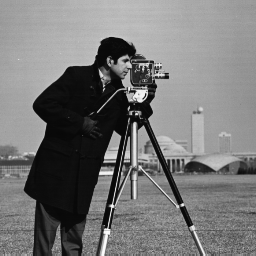
%> input picture Deepak Sir/Experiment 3/Frequency Domain Image Enhancement/cameraman.tif, 256 x 256 px
$ octave ILPF.m   (GNU Octave 9; MATLAB toolbox functions it lacks are replaced by stand-ins)
%> lines starting %> are read from the running program, lines starting %| are printed output that depends on the picture; in (x1, y1, x2, y2) boxes, pixels count from 0 and x2, y2 are one past the last pixel; in counts of white or black regions, pixels touching at a corner belong together; the program's own positions count from 1
% Clearing previous variables and command window
clear all;
clc;

% Read the input image
original_image = imread('cameraman.tif');
%> original_image is the input picture: size 256x256 uint8; min 7, max 253, mean 118.7
original_image = double(original_image);
%> original_image: size 256x256 double

% Get the size of the image
image_size = size(original_image);
%> image_size = [256 256]
N = image_size(1);
%> N = 256

% Prompt user to enter the cut-off frequency
cutoff_frequency = input('Enter the cut-off frequency: ');
%> the answer given: 3

% Initialize the filter H(u,v)
for u = 1:image_size(1)
    for v = 1:image_size(2)
        D = sqrt((u - (N/2))^2 + (v - (N/2))^2);
        % Define the ideal low pass filter
        if D < cutoff_frequency
            H(u,v) = 1;
        else
            H(u,v) = 0;
        end
    end
end
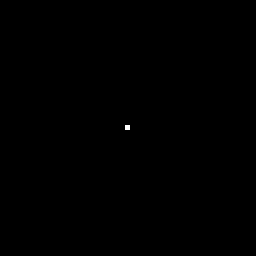
%> H: size 256x256 double; values 0 (black) and 1 (white), 0.04% white; 1 white region, box (x1, y1, x2, y2) and area: (125, 125, 130, 130) 25

% Perform FFT on the input image
fft_image = fft2(original_image);
fft_shifted_image = fftshift(fft_image);
% Apply the filter in the frequency domain
filtered_image_fft = fft_shifted_image .* H;
% Perform inverse FFT to get the filtered image
filtered_image = abs(ifft2(filtered_image_fft));
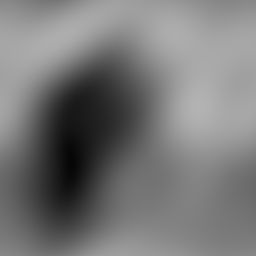
%> filtered_image: size 256x256 double; min 5.86, max 179, mean 119.9

% Displaying the original image, filter, frequency response, and filtered image
subplot(221)
imshow(uint8(original_image))
title('Original Image')
subplot(222)
imagesc(H), colormap(gray)
title('2-D Ideal Low Pass Filter')
subplot(223)
mesh(H)
title('Ideal Low Pass Filter Frequency Response')
subplot(224)
imshow(uint8(filtered_image))
title('Filtered Image')
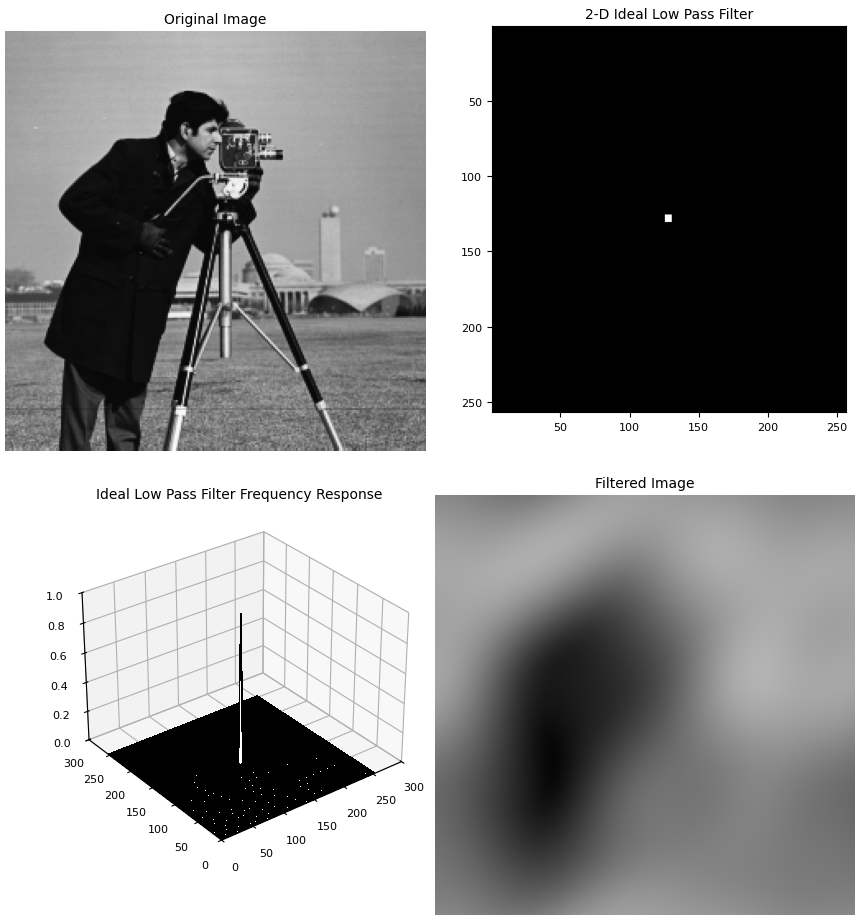
%> figure redrawn from the program's plot data, 4 panels
